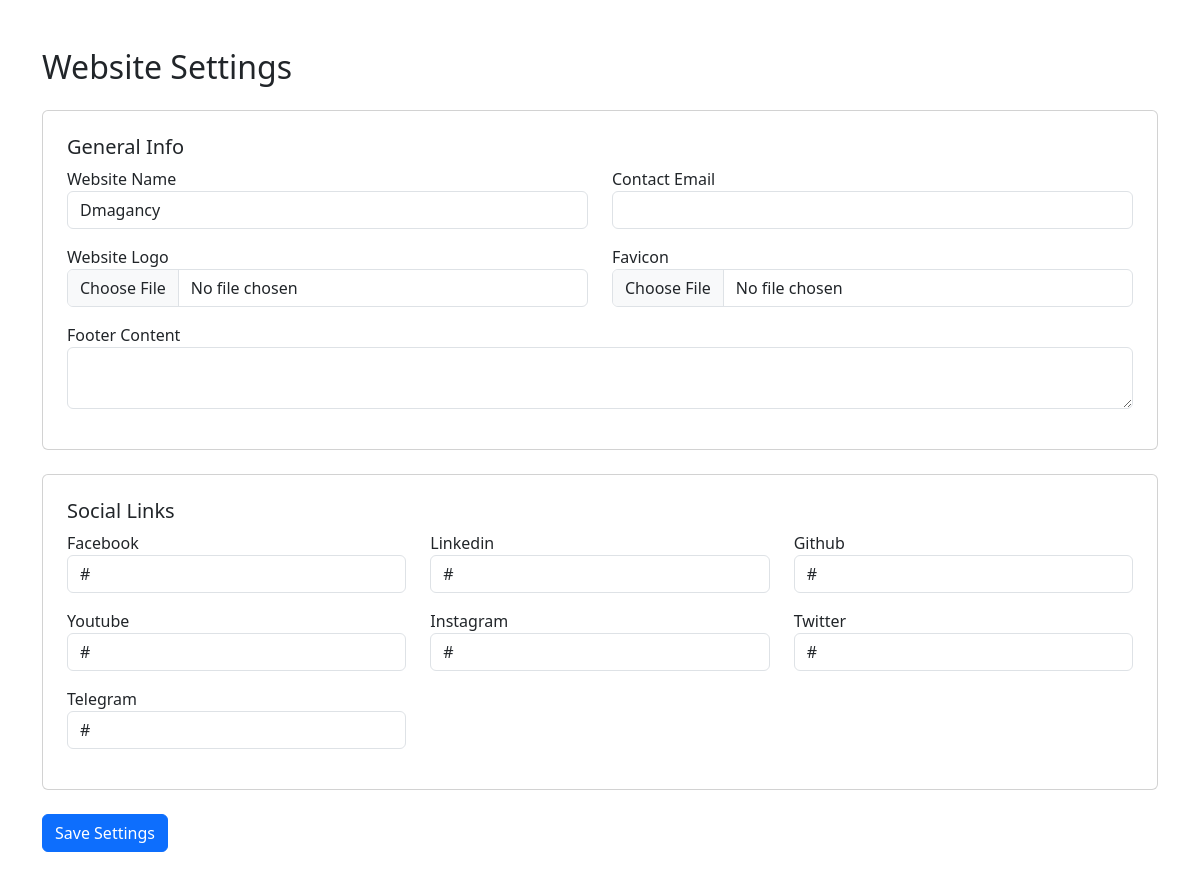
Page /admin/settings.php (signed in) on the committed database.
### tables this page shows
CREATE TABLE `settings` (
  `id` int(11) NOT NULL AUTO_INCREMENT,
  `website_name` varchar(255) DEFAULT 'Dmagancy',
  `website_logo` varchar(255) DEFAULT NULL,
  `favicon` varchar(255) DEFAULT NULL,
  `footer_content` text DEFAULT NULL,
  `contact_email` varchar(100) DEFAULT NULL,
  `contact_phone` varchar(20) DEFAULT NULL,
  `whatsapp_number` varchar(20) DEFAULT NULL,
  `address` text DEFAULT NULL,
  `bkash_number` varchar(20) DEFAULT NULL,
  `nagad_number` varchar(20) DEFAULT NULL,
  `rocket_number` varchar(20) DEFAULT NULL,
  `bank_details` text DEFAULT NULL,
  `paypal_link` varchar(255) DEFAULT NULL,
  `wise_link` varchar(255) DEFAULT NULL,
  `payment_qr_code` varchar(255) DEFAULT NULL,
  `payment_instructions` text DEFAULT NULL,
  PRIMARY KEY (`id`)
);

CREATE TABLE `social_links` (
  `id` int(11) NOT NULL AUTO_INCREMENT,
  `platform` varchar(50) NOT NULL UNIQUE,  
  `url` varchar(255) DEFAULT NULL,
  PRIMARY KEY (`id`)
);

### admin/settings.php (the view, shortened to what this page needs)
<?php
require_once '../includes/db_connect.php';
$settings = $pdo->query("SELECT * FROM settings LIMIT 1")->fetch();
$social_links = $pdo->query("SELECT * FROM social_links")->fetchAll();
?>
<!DOCTYPE html>
<html lang="en">
<head>
    <link href="https://cdn.jsdelivr.net/npm/bootstrap@5.3.0/dist/css/bootstrap.min.css" rel="stylesheet">
</head>
<body>
    <div class="container my-5">
        <h2>Website Settings</h2>
        <form method="POST" enctype="multipart/form-data" class="mt-4">
            <div class="card p-4 mb-4">
                <h5>General Info</h5>
                <div class="row">
                    <div class="col-md-6 mb-3"><label>Website Name</label><input type="text" name="website_name" class="form-control" value="<?php echo $settings['website_name']; ?>"></div>
                    <div class="col-md-6 mb-3"><label>Contact Email</label><input type="email" name="contact_email" class="form-control" value="<?php echo $settings['contact_email']; ?>"></div>
                </div>
                <div class="row">
                    <div class="col-md-6 mb-3"><label>Website Logo</label><input type="file" name="website_logo" class="form-control"></div>
                    <div class="col-md-6 mb-3"><label>Favicon</label><input type="file" name="favicon" class="form-control"></div>
                </div>
                <div class="mb-3"><label>Footer Content</label><textarea name="footer_content" class="form-control"><?php echo $settings['footer_content']; ?></textarea></div>
            </div>
            <div class="card p-4 mb-4">
                <h5>Social Links</h5>
                <div class="row">
                    <?php foreach($social_links as $social): ?>
                        <div class="col-md-4 mb-3">
                            <label class="text-capitalize"><?php echo $social['platform']; ?></label>
                            <input type="text" name="social[<?php echo $social['platform']; ?>]" class="form-control" value="<?php echo $social['url']; ?>">
                        </div>
                    <?php endforeach; ?>
                </div>
            </div>
            <button type="submit" class="btn btn-primary">Save Settings</button>
        </form>
    </div>
</body>
</html>

### rows in the picture
settings: website_name "Dmagancy"
social_links: platform "Facebook", url "#"
social_links: platform "Linkedin", url "#"
social_links: platform "Github", url "#"
social_links: platform "Youtube", url "#"
social_links: platform "Instagram", url "#"
social_links: platform "Twitter", url "#"
social_links: platform "Telegram", url "#"
